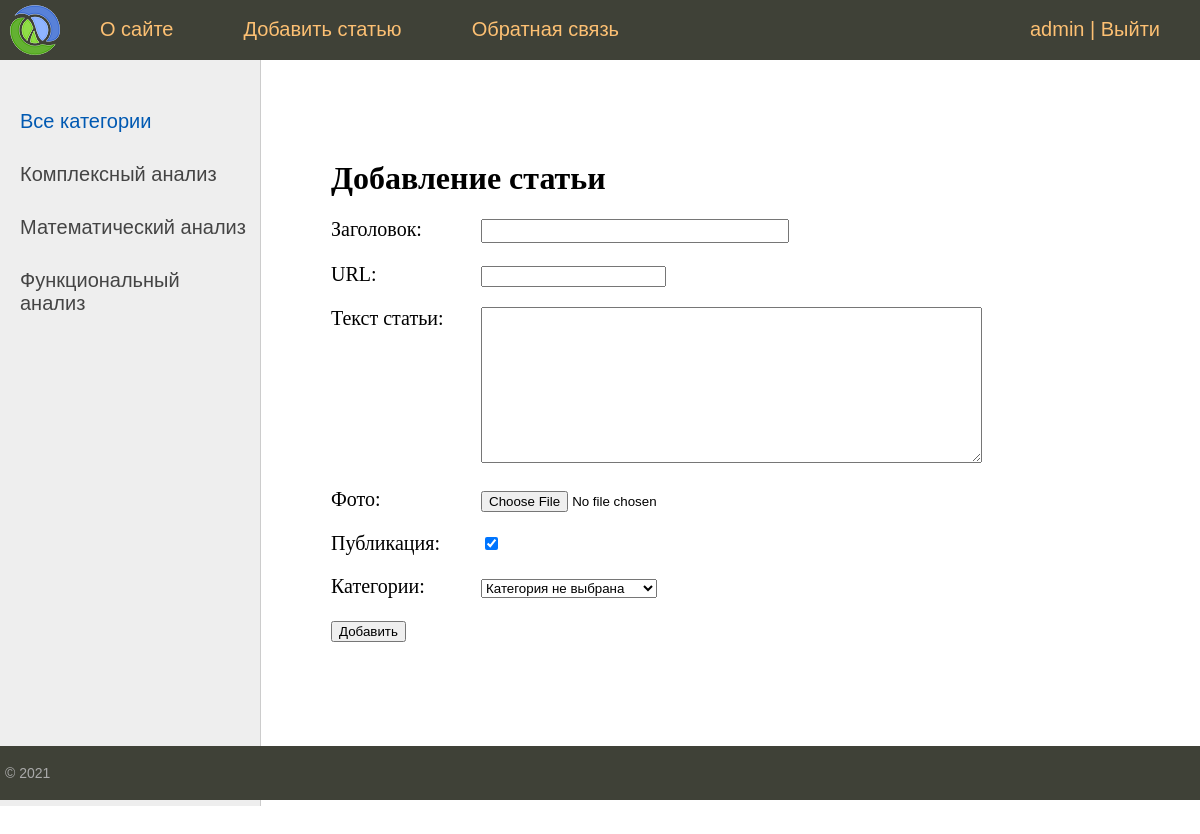
Screenshot of /addpage/ (signed in) with the database file from the repository.
### person/models.py (models this page shows)
class Category(models.Model):
    name = models.CharField(max_length=100, db_index=True, verbose_name="Категория")
    slug = models.SlugField(max_length=255, unique=True, db_index=True, verbose_name="URL")
    def __str__(self):
        return self.name
    def get_absolute_url(self):
        return reverse('category', kwargs={'cat_slug': self.slug})
    class Meta:
        verbose_name = 'Категория'
        verbose_name_plural = 'Категории'
        ordering = ['id']

### person/views.py (the view)
# urls.py: path('addpage/', AddPage.as_view(), name='add_page'),
class AddPage(LoginRequiredMixin, DataMixin, CreateView):
    form_class = AddPostForm
    template_name = 'person/addpage.html'
    success_url = reverse_lazy('home')
    login_url = reverse_lazy('home')
    raise_exception = True
    def get_context_data(self, *, object_list=None, **kwargs):
        context = super().get_context_data(**kwargs)
        c_def = self.get_user_context(title="Добавление статьи")
        return dict(list(context.items()) + list(c_def.items()))

### person/forms.py (shortened to what this page needs)
class AddPostForm(forms.ModelForm):
    def __init__(self, *args, **kwargs):
        super().__init__(*args, **kwargs)
        self.fields['cat'].empty_label = "Категория не выбрана"
    class Meta:
        model = Person
        fields = ['title', 'slug', 'content', 'photo', 'is_published', 'cat']
        widgets = {
            'title': forms.TextInput(attrs={'class': 'form-input'}),
            'content': forms.Textarea(attrs={'cols': 60, 'rows': 10}),
        }

### person/utils.py (called while the page is built)
    def get_user_context(self, **kwargs):
        context = kwargs
        cats = cache.get('cats')
        if not cats:
            cats = Category.objects.annotate(Count('person'))
            cache.set('cats', cats, 60)
        user_menu = menu.copy()
        if not self.request.user.is_authenticated:
            user_menu.pop(1)
        context['menu'] = user_menu
        context['cats'] = cats
        if 'cat_selected' not in context:
            context['cat_selected'] = 0
        return context

### person/templates/person/addpage.html (shortened to what this page needs)
{% extends 'person/base.html' %}
{% block content %}
<h1>{{title}}</h1>
<form action="{% url 'add_page' %}" method="post" enctype="multipart/form-data">
{% for f in form %}
<p><label class="form-label" for="{{ f.id_for_label }}">{{f.label}}: </label>{{ f }}</p>
{% endfor %}
    <button type="submit">Добавить</button>
</form>
{% endblock %}

### person/templates/person/base.html (shortened to what this page needs)
{% load static %}
{% load person_tags %}
<!DOCTYPE html>
<html>
<head>
	<link type="text/css" href="{% static 'person/css/styles.css' %}" rel="stylesheet" />
</head>
<body>
<table class="table-page" border=0 cellpadding="0" cellspacing="0">
<tr><td valign=top>
{% block mainmenu %}
		<div class="header">
			<ul id="mainmenu" class="mainmenu">
			<li class="logo"><a href="{% url 'home' %}"><div class="logo"></div></a></li>
{% for m in menu %}
			<li><a href="{% url m.url_name %}">{{m.title}}</a></li>
{% endfor %}
				{% if request.user.is_authenticated %}
				<li class="last"> {{user.username}} | <a href="{% url 'logout' %}">Выйти</a></li>
				{% else %}
				<li class="last"><a href="{% url 'register' %}">Регистрация</a> | <a href="{% url 'login' %}">Войти</a></li>
				{% endif %}
			</ul>
		</div>
{% endblock mainmenu %}
<table class="table-content" border=0 cellpadding="0" cellspacing="0">
<tr>
	<td valign="top" class="left-chapters">
	<ul id="leftchapters">
{% if cat_selected == 0 %}
		<li class="selected">Все категории</li>
{% else %}
		<li><a href="{% url 'home' %}">Все категории</a></li>
{% endif %}
{% for c in cats %}
{% if c.person__count > 0 %}
	{% if c.pk == cat_selected %}
		<li class="selected">{{c.name}}</li>
	{% else %}
		<li><a href="{{ c.get_absolute_url }}">{{c.name}}</a></li>
	{% endif %}
{% endif %}
{% endfor %}
	</ul>
</td>
<td valign="top" class="content">
	<div class="content-text">
{% block content %}
{% endblock %}
	</div>
</td></tr></table>
</td></tr>
<tr><td valign=top>
	<div id="footer">
		<p>&copy; 2021 </p>
	</div>
</td></tr></table>
</body>
</html>

### person/static/person/css/styles.css (style rules this page uses)
html, body { font-family: 'Arial'; margin: 0; padding: 0; height: 100%; width: 100%; color: #444; }
a { color: #0059b2; text-decoration: none; }
.table-page { width: 100%; height: 100%; vertical-align: top; }
.table-page tr { height: 100%; }
.header { background: #3F4137; height: 60px; }
.logo { background: url('../images/logo.png') no-repeat 10px 5px; width: 70px; height: 60px; }
ul.mainmenu { list-style: none; margin: 0; padding: 0; height: 60px; color: #fdc073; font-size: 20px; overflow: hidden; }
ul.mainmenu li { float: left; margin: 18px 40px 0 30px; }
ul.mainmenu li.logo { margin: 0; }
ul.mainmenu li.last { float: right; }
ul.mainmenu li a { color: #fdc073; text-decoration: none; }
.table-content { width: 100%; min-height: 100%; height: 100%; }
.left-chapters { margin: 0; background: #eee; border-right: 1px solid #ccc; min-height: 100%; }
.left-chapters ul { width: 230px; min-height: 100%; margin: 0; padding: 20px 10px 10px 20px; list-style: none; font-size: 20px; }
.left-chapters ul li { margin: 30px 0 0 0; color: #999; }
.left-chapters ul li.selected { color: #0059b2; }
.left-chapters ul li a { color: #444; text-decoration: none; }
.content { padding: 40px 20px 20px 40px; width: 100%; box-sizing: border-box; }
.content-text { margin: 60px 0 0 30px; color: #000; font-size: 20px; font-family: Yandex Sans Display Light; }
.content-text h1 { font-size: 32px; }
#footer { box-sizing: border-box; background: #3F4137; padding: 5px; color: #aaa; font-size: 14px; font-family: Verdana, Geneva, Arial, Helvetica; text-align: left; overflow: hidden; }
.form-input { width: 300px; font-size: 16px; }
.form-label { display: inline-block; min-width: 150px; vertical-align: top; }

### rows the page displays
Category: name "Комплексный анализ"
Category: name "Математический анализ"
Category: name "Функциональный анализ"

### other values shown
{{ m.title }} "О сайте" "Добавить статью" "Обратная связь"
{{ user.username }} "admin"
{{ title }} "Добавление статьи"
{{ f.label }} "Заголовок" "URL" "Текст статьи" "Фото" "Публикация" "Категории"
